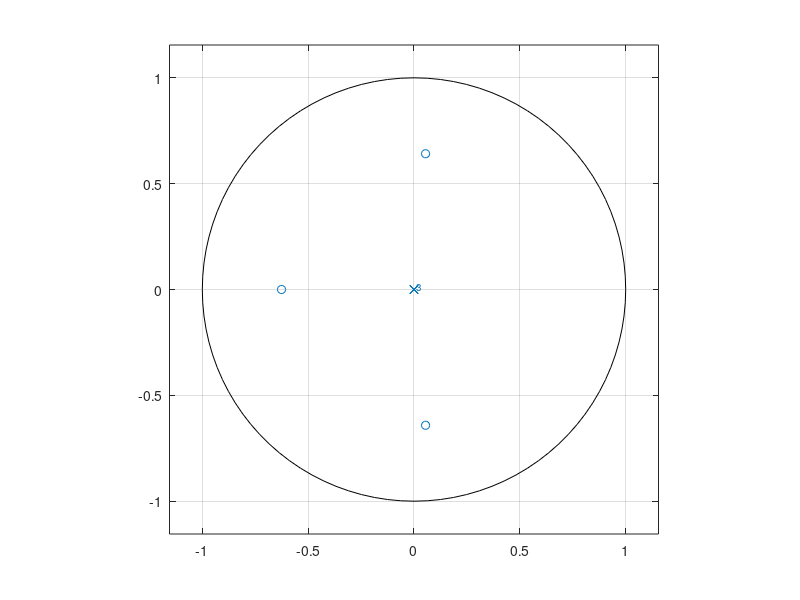
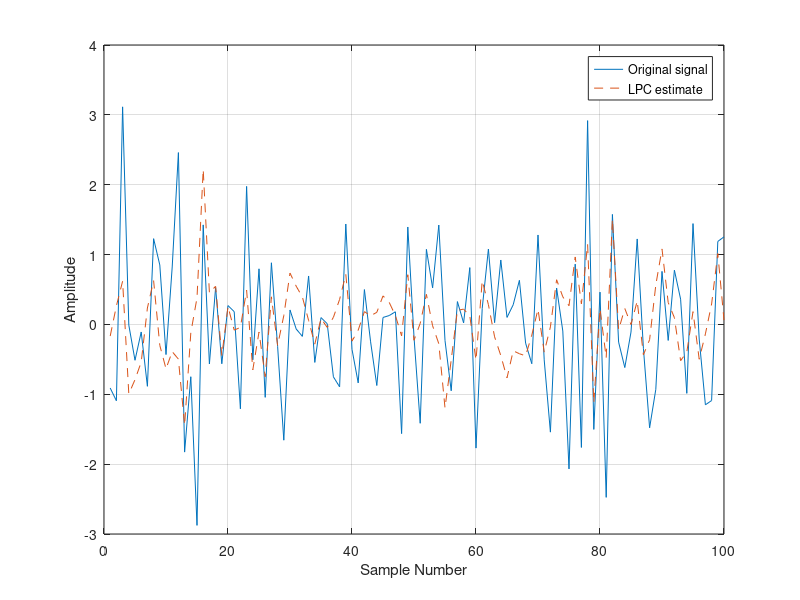
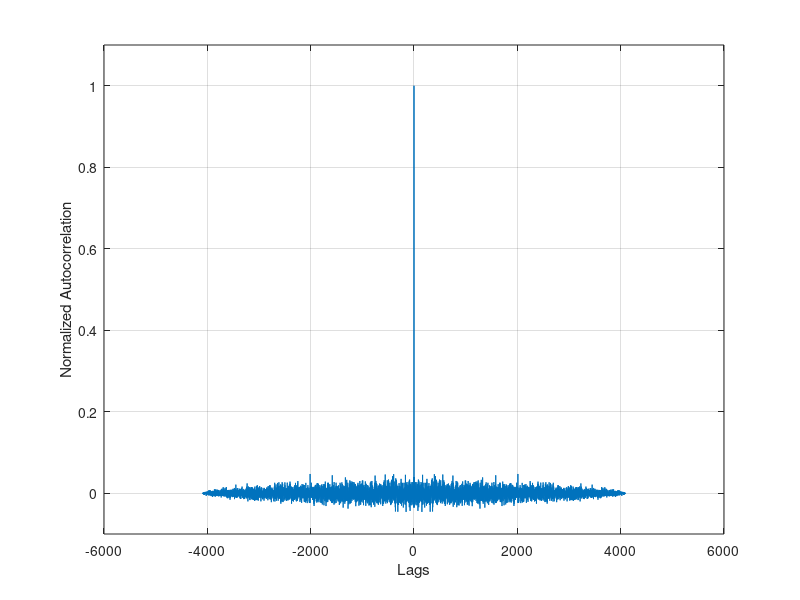

Write MATLAB code to recreate these figures, in order.

% Mathworks LPC example

noise = randn(50000,1);
x = filter(1,[1 1/2 1/3 1/4],noise);
x = x(end-4096+1:end);

[a ,g]= lpc(x,3);

zplane(a,g)
est_x = filter([0 -a(2:end)],1,x);

figure()
plot(1:100,x(end-100+1:end),1:100,est_x(end-100+1:end),'--')
grid
xlabel('Sample Number')
ylabel('Amplitude')
legend('Original signal','LPC estimate')

e = x-est_x;
[acs,lags] = xcorr(e,'coeff');


figure()
plot(lags,acs)
grid
xlabel('Lags')
ylabel('Normalized Autocorrelation')
ylim([-0.1 1.1])